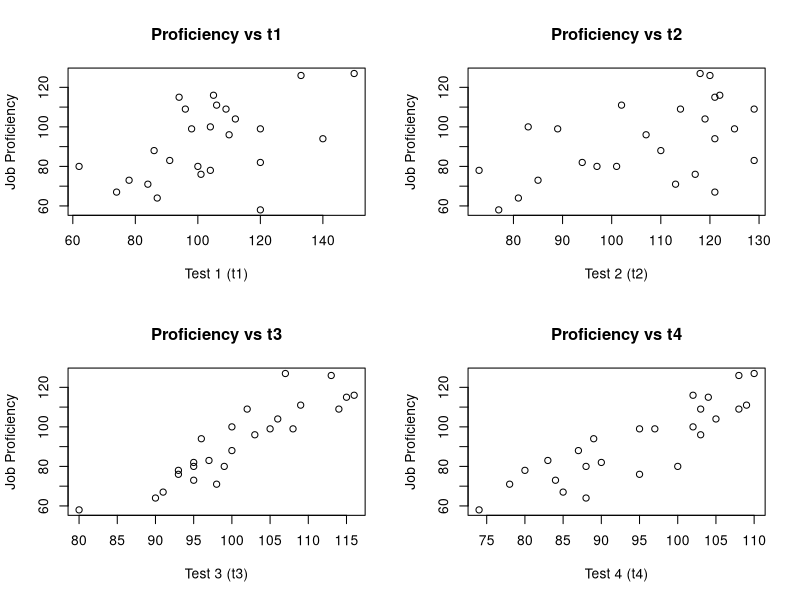

Source code (R):

library(readxl)
jobs <- read_excel("data.xlsx", col_names = FALSE)
colnames(jobs) <- c("proficiency", "t1", "t2", "t3", "t4")
summary(jobs)
par(mfrow = c(2, 2))

# Biểu đồ proficiency vs t1
plot(jobs$t1, jobs$proficiency,
     xlab = "Test 1 (t1)",
     ylab = "Job Proficiency",
     main = "Proficiency vs t1")
# Biểu đồ proficiency vs t2
plot(jobs$t2, jobs$proficiency,
     xlab = "Test 2 (t2)",
     ylab = "Job Proficiency",
     main = "Proficiency vs t2")
# Biểu đồ proficiency vs t3
plot(jobs$t3, jobs$proficiency,
     xlab = "Test 3 (t3)",
     ylab = "Job Proficiency",
     main = "Proficiency vs t3")
# Biểu đồ proficiency vs t4
plot(jobs$t4, jobs$proficiency,
     xlab = "Test 4 (t4)",
     ylab = "Job Proficiency",
     main = "Proficiency vs t4")
par(mfrow = c(1, 1)) # Đặt lại cấu hình vùng vẽ về mặc định (1x1)

# Problem 1 , part 2: